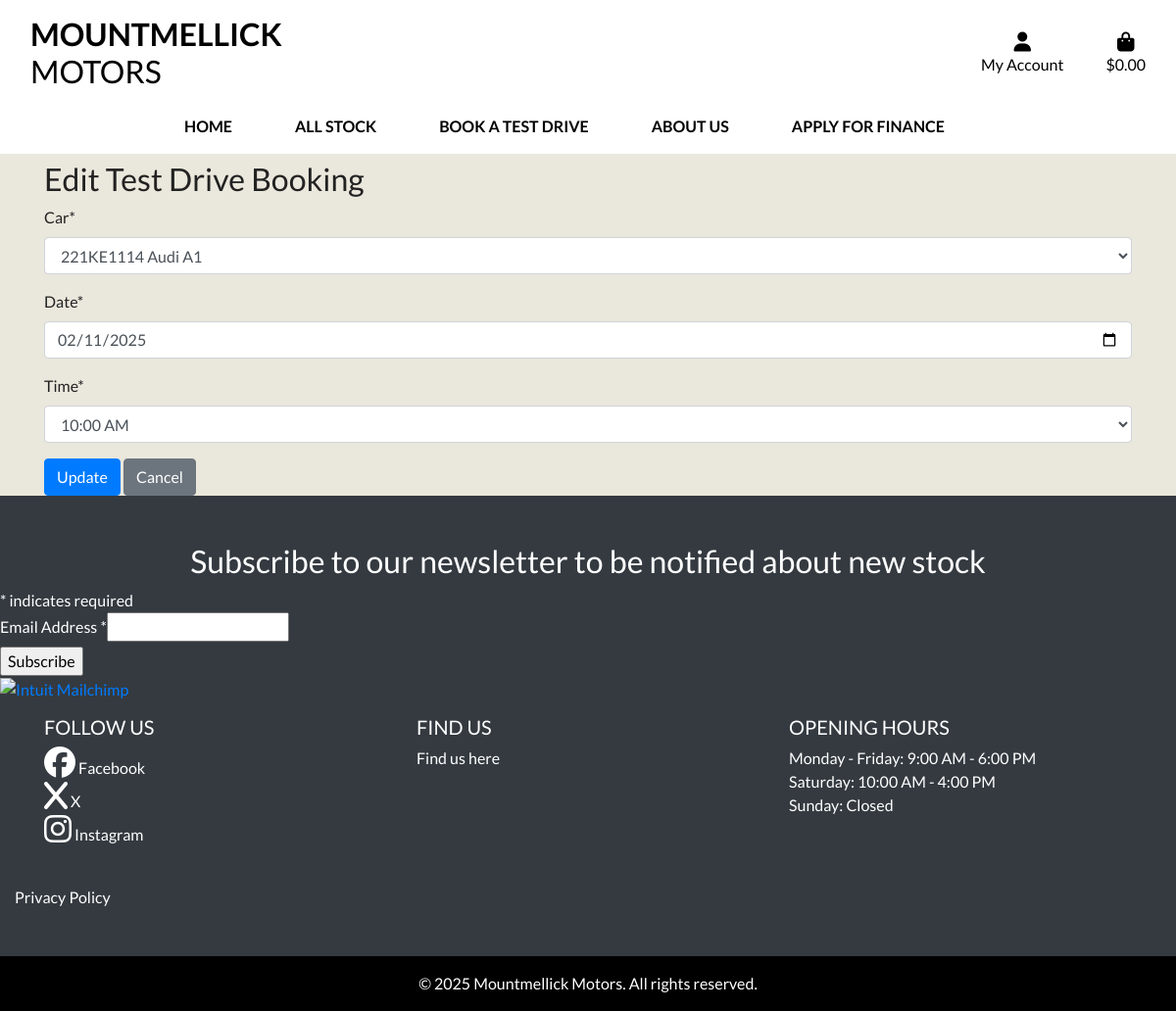
The app's page /test-drives/edit/8/ (signed in) with its own data.
### test_drives/models.py (models this page shows, shortened)
class TestDrive(models.Model):
    STATUS_CHOICES = [
        ("Pending", "Pending"),
        ("Confirmed", "Confirmed"),
        ("Completed", "Completed"),
        ("Cancelled", "Cancelled"),
    ]
    user = models.ForeignKey(User, on_delete=models.CASCADE)
    car = models.ForeignKey(Stock, on_delete=models.CASCADE)
    date = models.DateField()
    time = models.TimeField()
    status = models.CharField(
        max_length=10, choices=STATUS_CHOICES, default="Pending"
    )
    created_at = models.DateTimeField(auto_now_add=True)

### test_drives/views.py (the view)
@login_required
def edit_test_drive(request, test_drive_id):
    test_drive = get_object_or_404(
        TestDrive, id=test_drive_id, user=request.user
    )
    if request.method == "POST":
        form = TestDriveForm(request.POST, instance=test_drive)
        if form.is_valid():
            form.save()
            return redirect("profile")
    else:
        form = TestDriveForm(instance=test_drive)
    return render(
        request,
        "test_drives/edit_test_drive.html",
        {"form": form, "test_drive": test_drive},
    )

### test_drives/forms.py
class TestDriveForm(forms.ModelForm):
    TIME_CHOICES = [
        ("10:00", "10:00 AM"),
        ("11:00", "11:00 AM"),
        ("12:00", "12:00 PM"),
        ("14:00", "2:00 PM"),
        ("15:00", "3:00 PM"),
        ("16:00", "4:00 PM"),
    ]
    time = forms.ChoiceField(choices=TIME_CHOICES, required=True)
    class Meta:
        model = TestDrive
        fields = ["car", "date", "time"]
        widgets = {
            "date": forms.DateInput(attrs={"type": "date"}),
        }
    def __init__(self, *args, **kwargs):
        super(TestDriveForm, self).__init__(*args, **kwargs)
        self.helper = FormHelper()
        self.helper.form_class = "form-inline"
        self.helper.add_input(
            Submit("submit", "Book Test Drive", css_class="btn btn-primary")
        )
        self.fields["car"].queryset = Stock.objects.all()
        self.fields["car"].label_from_instance = (
            lambda obj: f"{obj.reg_number} {obj.make} {obj.model}"
        )

### bag/contexts.py (called while the page is built, shortened)
def bag_contents(request):
    bag_items = []
    total = 0
    stock_count = 0
    bag = request.session.get("bag", {})
    if total < settings.FREE_DELIVERY_THRESHOLD:
        delivery = total * Decimal(settings.STANDARD_DELIVERY_PERCENTAGE / 100)
        free_delivery_delta = settings.FREE_DELIVERY_THRESHOLD - total
    else:
        delivery = 0
        free_delivery_delta = 0
    grand_total = delivery + total
    context = {
        "bag_items": bag_items,
        "total": total,
        "stock_count": stock_count,
        "delivery": delivery,
        "free_delivery_delta": free_delivery_delta,
        "free_delivery_threshold": settings.FREE_DELIVERY_THRESHOLD,
        "grand_total": grand_total,
    }
    return context

### test_drives/templates/test_drives/edit_test_drive.html (shortened to what this page needs)
{% extends "base.html" %}
{% block content %}
<div class="container">
    <h2>Edit Test Drive Booking</h2>
    <form method="post">
        {{ form|crispy }}
        <button type="submit" class="btn btn-primary">Update</button>
        <a href="{% url 'profile' %}" class="btn btn-secondary">Cancel</a>
    </form>
</div>
{% endblock %}

### static/css/base.css (style rules this page uses)
html { height: 100%; }
body { background: #eae7dc; color: #222; font-family: 'Lato'; padding-top: 164px; }

### records on screen
TestDrive: car "221KE1114 Audi A1", date "02/11/2025", time "10:00 AM"
